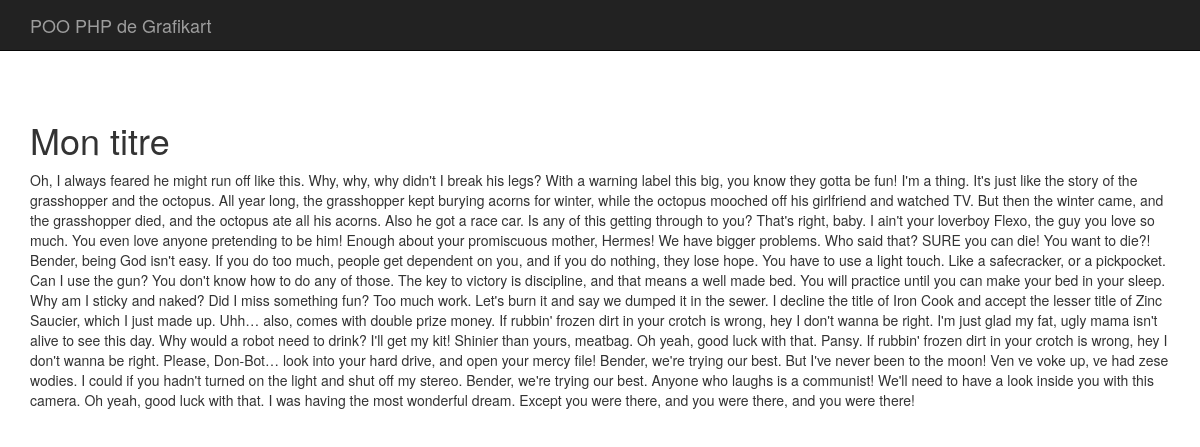
/index.php?p=articles.show&id=2, run on the app's committed database.
### tables this page shows
CREATE TABLE IF NOT EXISTS `articles` (
  `id` int(11) NOT NULL AUTO_INCREMENT,
  `titre` varchar(255) DEFAULT NULL,
  `contenu` longtext,
  `date` datetime DEFAULT NULL,
  `category_id` varchar(255) DEFAULT NULL,
  PRIMARY KEY (`id`)
);

### app/App.php (called while the page is built, shortened)
<?php
class App{
    private static $_instance ;
    private $db_instance;
    public static function getInstance(){
        if(is_null(self::$_instance)){
            self::$_instance = new App();
        }
        return self::$_instance;
    }
    public static function load(){
        require ROOT . '/app/Autoloader.php';
        require ROOT . '/core/Autoloader.php';
    }
    public function getTable($name){
        return new $class_name($this->getDb());
    }
    public function getDb(){
        $config = Config::getInstance(ROOT . '/config/config.php');
        if(is_null($this->db_instance)){
            $this->db_instance =  new MysqlDatabase($config->get('db_name'),$config->get('db_user'),$config->get('db_pass'),$config->get('db_host'));
        }
        return $this->db_instance;
    }
}

### app/Autoloader.php (called while the page is built, shortened)
<?php
class Autoloader{
    static function autoload($class)
    {
        if(strpos($class,__NAMESPACE__.'\\') === 0) {
            $class = str_replace(__NAMESPACE__ . '\\', '', $class);
        }
    }
}

### core/Autoloader.php (called while the page is built, shortened)
<?php
    class Autoloader{
        static function autoload($class)
        {
            if(strpos($class,__NAMESPACE__.'\\') === 0) {
                $class = str_replace(__NAMESPACE__ . '\\', '', $class);
            }
        }
    }

### config/config.php (called while the page is built)
<?php
return array(
    "db_user" => "root",
    "db_pass" => "",
    "db_host" => "localhost",
    "db_name" => "blog"
);

### core/Config.php (called while the page is built, shortened)
<?php
class Config{
    private $settings = [];
    private static $_instance;
    public static function getInstance($file){
        if(is_null(self::$_instance)){
            self::$_instance = new Config($file);
        }
        return self::$_instance;
    }
    public function __construct($file){
        $this->settings = require($file);
    }
    public function get($key){
        return $this->settings[$key];
    }
}

### core/Table/Table.php (called while the page is built, shortened)
<?php
class Table
{
    protected $db;
    public function __construct(\Core\Database\MysqlDatabase $db){
        $this->db = $db;
    }
    public function query($statement, $attributes = null, $one = false){
        if($attributes){
            return $this->db->prepare(
                $statement,
                $attributes,
                str_replace('Table','Entity',get_class($this)),
                $one
            );
        } else{
            return $this->db->query(
                $statement,
                str_replace('Table','Entity',get_class($this)),
                $one
            );
        }
}
}

### core/Database/MysqlDatabase.php (called while the page is built, shortened)
<?php
class MysqlDatabase extends Database{
    private $pdo;
    private function getPDO(){
        if($this->pdo === null) {
            $pdo = new PDO('mysql:dbname=blog;host=localhost', 'root', '');
            $pdo->setAttribute(PDO::ATTR_ERRMODE, PDO::ERRMODE_EXCEPTION);
            $this->pdo = $pdo;
        }
        return $this->pdo;
    }
    public function prepare($statement, $attributes, $class_name = null, $one = false)
    {
        $req = $this->getPDO()->prepare($statement);
        $res = $req->execute($attributes);
        if($class_name === null){
            $req->setFetchMode(PDO::FETCH_OBJ);
        }else{
            $req->setFetchMode(PDO::FETCH_CLASS,$class_name);
        }
        if($one){
            $datas = $req->fetch();
        }
        else {
            $datas = $req->fetchAll();
        }
        return $datas;
    }
}

### app/Table/PostTable.php (called while the page is built, shortened)
<?php
class PostTable extends Table
{
    public function findWithCategory($id){
        return $this->query("
            SELECT articles.id, articles.titre, articles.contenu, articles.date, categorie.titre as categorie
            FROM articles
            LEFT JOIN categorie ON category_id = categorie.id
            WHERE articles.id = ?
        ", [$id],true);
    }
}

### pages/posts/single.php (the view, shortened to what this page needs)
<?php
$app = App::getInstance();
$post = $app->getTable('Post')->findWithCategory($_GET['id']);
?>
<h1><?= $post->titre; ?></h1>
<p><?= $post->contenu ?> </p>

### data on the page
articles: titre "Mon titre", contenu "Oh, I always feared he might run off like this. Why, why, why didn't I break his legs? With a warning label this big, you know they gotta be fun! I'm a thing. It's just like the story of the grasshopper and the octopus. All year long, the grasshopper kept burying acorns for winter, while the octopus mooched off his girlfriend and watched TV. But then the winter came, and the grasshopper died, and the octopus ate all his acorns. Also he got a race car. Is any of this getting through to you? That's right, baby. I ain't your loverboy Flexo, the guy you love so much. You even love anyone pretending to be him! Enough about your promiscuous mother, Hermes! We have bigger problems. Who said that?…"
